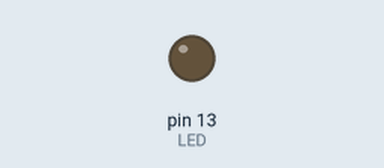
Simulated run of this sketch. Board: Arduino Uno, built with avr-gcc and run on an emulated ATmega328P. Parts: output pins drawn as LEDs (lit = HIGH).

Above: at 3.2 s.
At 8.65 s:
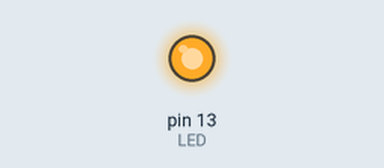
Timing chart, 0 to 8.9 s (numbered marks = the images above):
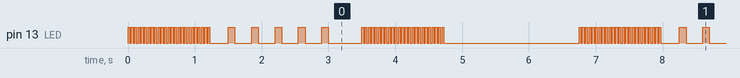

The sketch:

Blinking_LED.ino
```cpp
const int LED = 13;

void setup() {
  pinMode(LED, OUTPUT);
}

void pulse(int count) {
 for(int i=0; i<count; i++) {
    digitalWrite(LED, HIGH);
    delay(25);
    digitalWrite(LED, LOW);
    delay(25);
  }
}

void blink(int count) {
 for(int i=0; i<count; i++) {
    digitalWrite(LED, HIGH);
    delay(100);
    digitalWrite(LED, LOW);
    delay(250);
  }
}

void loop() {
  pulse(25);
  delay(250);
  blink(5);
  delay(250);
  pulse(25);
  delay(2000);
}
```

Measured:
- by itself, pin 13 (LED): moves between LOW and HIGH, repeating every 6.8 s
- by itself, everything shown: repeats every 6.8 s, in 14 steps
